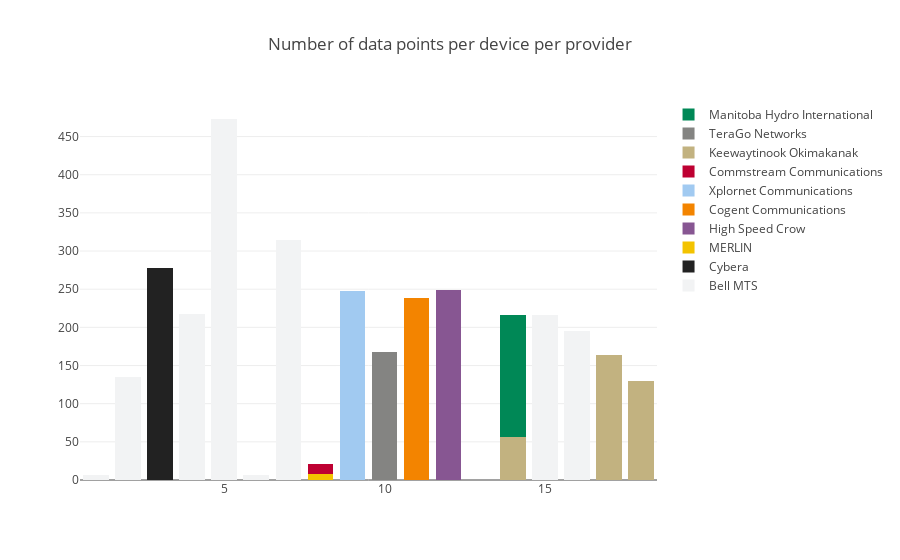

Write notebook code for a chart like this one.
### Markdown cell above
# Part2: Speedtest statistics  by provider

### Code cell
providers_per_device = upload_df.groupby('SK_PI').apply(lambda x: x["PROVIDER"].unique()).apply(pd.Series)
providers_per_device['provider_count'] = providers_per_device.apply(lambda x: x.count(), axis=1)
#providers_per_device.head()
provider_counts_per_device = pd.Series(providers_per_device['provider_count']).value_counts().reset_index()
#provider_counts_per_device
#data = [go.Pie(
#            labels=provider_counts_per_device['index'],
#            values=provider_counts_per_device["provider_count"],
#    )]
#layout = go.Layout(
#        #barmode='stack',
#        title="Number of providers per device"
#    )

#fig1 = go.Figure(data=data, layout=layout)
#iplot(fig1)
points_by_device_by_provider=upload_df.groupby(['SK_PI', 'PROVIDER']).size().reset_index()
providers=upload_df['PROVIDER'].unique()
data=[]
i=0
for provider in providers:
    prov=[]
    for device in device_numbers:
        by_provider=points_by_device_by_provider.loc[(points_by_device_by_provider['SK_PI']==device)&(points_by_device_by_provider['PROVIDER']==provider)]
        if not by_provider.empty:
            prov.append(by_provider[0].iloc[0])
        else:
            prov.append(0)
    trace = go.Bar(x=device_numbers,y=prov, name = provider, marker=dict(color=colors[i]))
    i=i+1
    data.append(trace)
    layout = go.Layout(
        barmode='stack',
        title="Number of data points per device per provider"
    )
fig2 = go.Figure(data=data, layout=layout)
iplot(fig2)

### Figure 1 — Plotly figure (JSON) as saved in the notebook; plotly's stock layout.template omitted (floating-point values rounded to 4 significant figures)
{"data": [{"marker": {"color": "#F2F3F4"}, "name": "Bell MTS", "type": "bar", "x": [1, 2, 3, 4, 5, 6, 7, 8, 9, 10, 11, 12, 14, 15, 16, 17, 18], "y": [6, 135, 0, 217, 473, 6, 314, 0, 0, 0, 0, 0, 0, 216, 195, 0, 0]}, {"marker": {"color": "#222222"}, "name": "Cybera", "type": "bar", "x": [1, 2, 3, 4, 5, 6, 7, 8, 9, 10, 11, 12, 14, 15, 16, 17, 18], "y": [0, 0, 278, 0, 0, 0, 0, 0, 0, 0, 0, 0, 0, 0, 0, 0, 0]}, {"marker": {"color": "#F3C300"}, "name": "MERLIN", "type": "bar", "x": [1, 2, 3, 4, 5, 6, 7, 8, 9, 10, 11, 12, 14, 15, 16, 17, 18], "y": [0, 0, 0, 0, 0, 0, 0, 8, 0, 0, 0, 0, 0, 0, 0, 0, 0]}, {"marker": {"color": "#875692"}, "name": "High Speed Crow", "type": "bar", "x": [1, 2, 3, 4, 5, 6, 7, 8, 9, 10, 11, 12, 14, 15, 16, 17, 18], "y": [0, 0, 0, 0, 0, 0, 0, 0, 0, 0, 0, 249, 0, 0, 0, 0, 0]}, {"marker": {"color": "#F38400"}, "name": "Cogent Communications", "type": "bar", "x": [1, 2, 3, 4, 5, 6, 7, 8, 9, 10, 11, 12, 14, 15, 16, 17, 18], "y": [0, 0, 0, 0, 0, 0, 0, 0, 0, 0, 239, 0, 0, 0, 0, 0, 0]}, {"marker": {"color": "#A1CAF1"}, "name": "Xplornet Communications", "type": "bar", "x": [1, 2, 3, 4, 5, 6, 7, 8, 9, 10, 11, 12, 14, 15, 16, 17, 18], "y": [0, 0, 0, 0, 0, 0, 0, 0, 248, 0, 0, 0, 0, 0, 0, 0, 0]}, {"marker": {"color": "#BE0032"}, "name": "Commstream Communications", "type": "bar", "x": [1, 2, 3, 4, 5, 6, 7, 8, 9, 10, 11, 12, 14, 15, 16, 17, 18], "y": [0, 0, 0, 0, 0, 0, 0, 13, 0, 0, 0, 0, 0, 0, 0, 0, 0]}, {"marker": {"color": "#C2B280"}, "name": "Keewaytinook Okimakanak", "type": "bar", "x": [1, 2, 3, 4, 5, 6, 7, 8, 9, 10, 11, 12, 14, 15, 16, 17, 18], "y": [0, 0, 0, 0, 0, 0, 0, 0, 0, 0, 0, 0, 57, 0, 0, 164, 130]}, {"marker": {"color": "#848482"}, "name": "TeraGo Networks", "type": "bar", "x": [1, 2, 3, 4, 5, 6, 7, 8, 9, 10, 11, 12, 14, 15, 16, 17, 18], "y": [0, 0, 0, 0, 0, 0, 0, 0, 0, 168, 0, 0, 0, 0, 0, 0, 0]}, {"marker": {"color": "#008856"}, "name": "Manitoba Hydro International", "type": "bar", "x": [1, 2, 3, 4, 5, 6, 7, 8, 9, 10, 11, 12, 14, 15, 16, 17, 18], "y": [0, 0, 0, 0, 0, 0, 0, 0, 0, 0, 0, 0, 159, 0, 0, 0, 0]}], "layout": {"barmode": "stack", "title": "Number of data points per device per provider"}}
